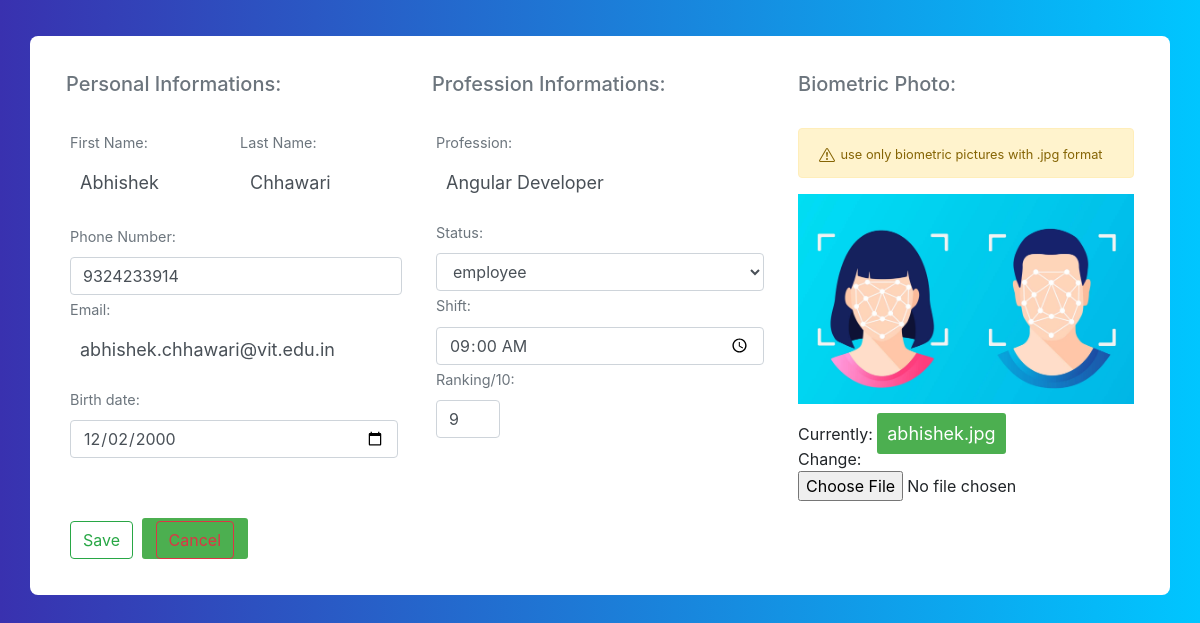
Page /edit_profile/15/ on the committed database.
### core/models.py (models this page shows, shortened)
class Profile(models.Model):
    first_name = models.CharField(max_length=70)
    last_name = models.CharField(max_length=70)
    date = models.DateField()
    phone = models.BigIntegerField()
    email = models.EmailField()
    ranking = models.IntegerField()
    profession = models.CharField(max_length=200)
    status = models.CharField(choices=types,max_length=20,null=True,blank=False,default='employee')
    present = models.BooleanField(default=False)
    image = models.ImageField()
    updated = models.DateTimeField(auto_now=True)
    shift = models.TimeField()

### core/views.py (the view)
# urls.py: path('edit_profile/<int:id>/',edit_profile,name='edit_profile'),
def edit_profile(request,id):
    profile = Profile.objects.get(id=id)
    form = ProfileForm(instance=profile)
    if request.method == 'POST':
        form = ProfileForm(request.POST,request.FILES,instance=profile)
        if form.is_valid():
            form.save()
            return redirect('profiles')
    context={'form':form}
    return render(request,'core/add_profile.html',context)

### core/forms.py
class ProfileForm(forms.ModelForm):
    class Meta:
        model = Profile
        fields = '__all__'
        widgets = {
            'date': DateInput(),
            'shift':TimeInput()
        }
        exclude = ['present','updated']
    def __init__(self, *args, **kwargs):
        super(ProfileForm, self).__init__(*args, **kwargs)
        self.fields['first_name'].widget.attrs['class'] = 'form-control'
        self.fields['last_name'].widget.attrs['class'] = 'form-control'
        self.fields['date'].widget.attrs['class'] = 'form-control'
        self.fields['phone'].widget.attrs['class'] = 'form-control'
        self.fields['email'].widget.attrs['class'] = 'form-control'
        self.fields['ranking'].widget.attrs['class'] = 'form-control'
        self.fields['profession'].widget.attrs['class'] = 'form-control'
        self.fields['status'].widget.attrs['class'] = 'form-control'
        self.fields['shift'].widget.attrs['class'] = 'form-control'

### core/templates/core/add_profile.html (shortened to what this page needs)
{% extends "core/base.html" %}
{% load static %}
{% block content %}
<div class="container emp-profile pb-3">
    <form method="POST" action="." class="needs-validation" enctype='multipart/form-data'>
        <div class="row">
            <div class="col-md-4">
                <h5 class="text-muted">Personal Informations:</h5><br>
                <div class="d-flex justify-content-between">
                    <div class="m-1 mr-2">
                        <label class="text-muted"><small>First Name:</small></label>
                        {{ form.first_name }}
                    </div>
                    <div class="m-1">
                        <label class="text-muted"><small>Last Name:</small></label>
                        {{ form.last_name }}
                    </div>
                </div>
                <div class="ml-1">
                    <label class="text-muted"><small>Phone Number:</small></label>
                    {{ form.phone }}
                </div>
                <div class="m-1">
                    <label class="text-muted"><small>Email:</small></label>
                    {{ form.email }}
                </div>
                <div class="m-1">
                    <label class="text-muted"><small>Birth date:</small></label>
                    {{ form.date }}
                </div>
            </div>
            <div class="col-md-4">
                <h5 class="text-muted">Profession Informations:</h5><br>
                <div class="m-1">
                    <label class="text-muted"><small>Profession:</small></label>
                    {{ form.profession }}
                </div>
                <div class="m-1">
                    <label class="text-muted"><small>Status:</small></label>
                    {{ form.status }}
                </div>
                <div class="m-1">
                    <label class="text-muted"><small>Shift:</small></label>
                    {{ form.shift }}
                </div>
                <div class="m-1" style="width: 4rem;">
                    <label class="text-muted"><small>Ranking/10:</small></label>
                    {{ form.ranking }}
                </div>
            </div>
            <div class="col-md-4">
                <h5 class="text-muted">Biometric Photo:</h5><br>
                <div>
                    <div class="alert alert-warning">
                        <small>use only biometric pictures with .jpg format</small>
                    </div>
                    <img src="{% static 'img/bio.jpg'%}" alt="" width="100%">
                </div>
                <div class="mt-3">
                    {{ form.image }}
                </div>
            </div>
        </div>
        <div class="mt-3">
            <button type="submit" class="btn btn-outline-success m-1">Save</button>
            <a href="{% url 'profiles' %}"><button type="button" class="btn btn-outline-danger m-1">Cancel</button></a>
        </div>
    </form>
</div>
{% endblock content %}

### static/css/details.css (style rules this page uses)
.emp-profile { padding: 3%; margin-top: 3%; margin-bottom: 3%; border-radius: 0.5rem; background: #fff; }

### static/css/body.css (style rules this page uses)
body { background: -webkit-linear-gradient(left, #3931af, #00c6ff); }
label { display: block; margin-bottom: 10px; text-align: left; font-size: 18px; font-weight: bold; }
input[type="text"], input[type="email"] { width: 100%; padding: 10px; margin-bottom: 20px; border: none; border-radius: 3px; font-size: 18px; }
a { background-color: #4CAF50; color: #fff; padding: 10px; border: none; border-radius: 3px; cursor: pointer; font-size: 18px; }

### rows in the picture
Profile: first_name "Abhishek", last_name "Chhawari", phone "9324233914", email "abhishek.chhawari@vit.edu.in", date "12/02/2000", profession "Angular Developer", status "employee", shift "09:00:00", ranking "9"
